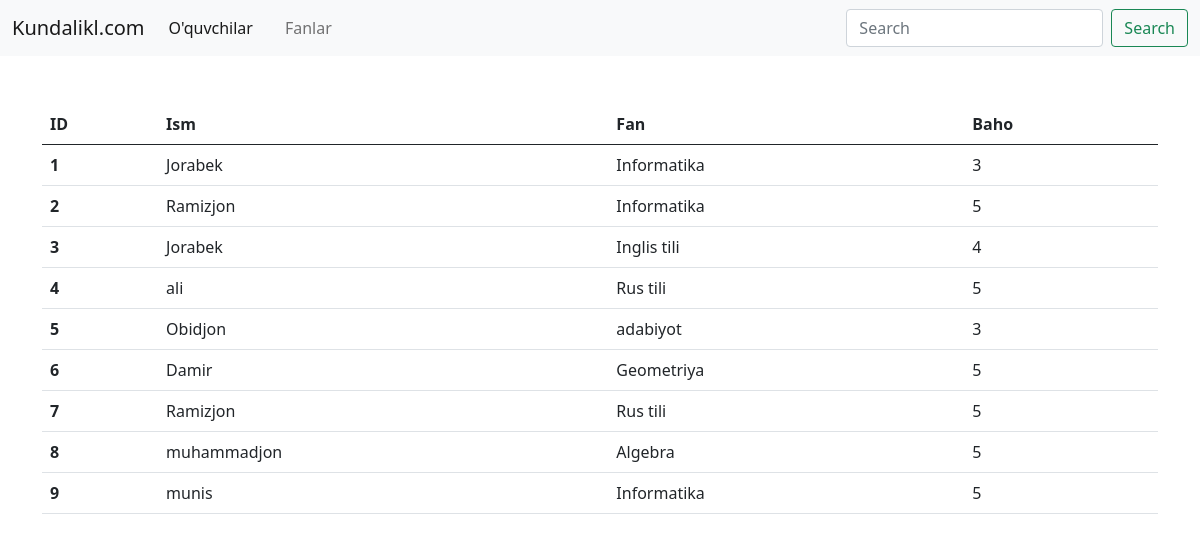
The page / on the database its author committed.
### baho/models.py (models this page shows, shortened)
class Baho(models.Model):
    ism=models.ForeignKey(Talaba,on_delete=models.CASCADE)
    fan=models.ForeignKey(Fan,on_delete=models.CASCADE)
    baho=models.IntegerField(
         validators=[
             MinValueValidator(1,message="1 balldan kam baho qo'yish mumkin emas"),
             MaxValueValidator(5,message="5 baldan katta baho qo'yish mumkin emas")
         ]
    )

class Talaba(models.Model):
    ism=models.CharField(max_length=255)
    familya=models.CharField(max_length=255)
    yosh=models.IntegerField(max_length=5)
    manzil=models.TextField()
    def __str__(self):
        return self.ism

class Fan(models.Model):
    nomi=models.CharField(max_length=100)
    def __str__(self):
        return self.nomi

### baho/views.py (the view)
# urls.py: path('',home,name='bosh'),
def home(request):
    baholar=Baho.objects.all()
    context={
        "baholar":baholar
    }
    return render(request,"home.html",context)

### templates/home.html (shortened to what this page needs)
<!doctype html>
<html lang="en">
  <head>
    <link href="https://cdn.jsdelivr.net/npm/bootstrap@5.0.2/dist/css/bootstrap.min.css" rel="stylesheet">
  </head>
  <body>
  <nav class="navbar navbar-expand-lg navbar-light bg-light">
  <div class="container-fluid">
    <a class="navbar-brand" href="{% url 'bosh' %}">Kundalikl.com</a>
    <div class="collapse navbar-collapse" id="navbarSupportedContent">
      <ul class="navbar-nav me-auto mb-2 mb-lg-0">
        <li class="nav-item">
          <a class="nav-link active" aria-current="page" href="{% url 'talaba' %}">O'quvchilar</a>
        </li>
        <li class="nav-item">
          <a class="nav-link" href="#"></a>
        </li>
        <li class="nav-item">
          <a class="nav-link" href="{% url 'fan' %}" tabindex="-1" aria-disabled="true">Fanlar</a>
        </li>
      </ul>
      <form class="d-flex">
        <input class="form-control me-2" type="search" placeholder="Search" aria-label="Search">
        <button class="btn btn-outline-success" type="submit">Search</button>
      </form>
    </div>
  </div>
</nav>
  <div class="container mt-5">
    <table class="table">
  <thead>
    <tr>
      <th scope="col">ID</th>
      <th scope="col">Ism</th>
      <th scope="col">Fan</th>
      <th scope="col">Baho</th>
    </tr>
  </thead>
  <tbody>
  {% for baho in baholar %}
    <tr>
      <th scope="row">{{ baho.id }}</th>
      <td>{{ baho.ism }}</td>
      <td>{{ baho.fan }}</td>
      <td>{{ baho.baho }}</td>
    </tr>
  {% endfor %}
  </tbody>
</table>
  </div>
  </body>
</html>

### rows shown on the page
Baho: id "1", ism "Jorabek", fan "Informatika", baho "3"
Baho: id "2", ism "Ramizjon", fan "Informatika", baho "5"
Baho: id "3", ism "Jorabek", fan "Inglis tili", baho "4"
Baho: id "4", ism "ali", fan "Rus tili", baho "5"
Baho: id "5", ism "Obidjon", fan "adabiyot", baho "3"
Baho: id "6", ism "Damir", fan "Geometriya", baho "5"
Baho: id "7", ism "Ramizjon", fan "Rus tili", baho "5"
Baho: id "8", ism "muhammadjon", fan "Algebra", baho "5"
Baho: id "9", ism "munis", fan "Informatika", baho "5"
